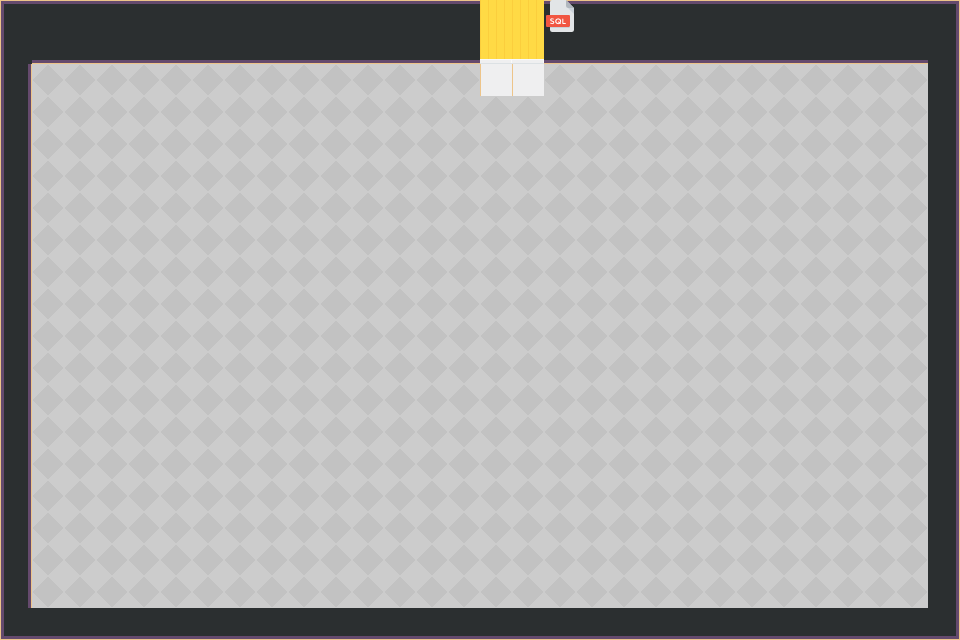

Rendered tile map (Tiled .tmx) drawn with the repository's tilesets; below, a short description and the map source with its tile grids summarised:
An orthogonal 30x20 tile map with 32x32 px tiles, 5 tile layers (start, Tile Layer 2, sol, mur, ...), 8 tilesets.

<map version="1.10" tiledversion="git" orientation="orthogonal" renderorder="right-down" width="30" height="20" tilewidth="32" tileheight="32" infinite="0" nextlayerid="7" nextobjectid="1">
 <tileset firstgid="1" name="WA_Decoration" tilewidth="32" tileheight="32" tilecount="96" columns="12">
  <image source="tilesets/WA_Decoration.png" width="384" height="256" />
 </tileset>
 <tileset firstgid="97" name="WA_Other_Furniture" tilewidth="32" tileheight="32" tilecount="156" columns="12">
  <image source="tilesets/WA_Other_Furniture.png" width="384" height="416" />
 </tileset>
 <tileset firstgid="253" name="WA_Room_Builder" tilewidth="32" tileheight="32" tilecount="1000" columns="25">
  <image source="tilesets/WA_Room_Builder.png" width="800" height="1280" />
 </tileset>
 <tileset firstgid="1253" name="WA_Seats" tilewidth="32" tileheight="32" tilecount="182" columns="13">
  <image source="tilesets/WA_Seats.png" width="416" height="448" />
 </tileset>
 <tileset firstgid="1435" name="WA_Special_Zones" tilewidth="32" tileheight="32" tilecount="12" columns="6">
  <image source="tilesets/WA_Special_Zones.png" width="192" height="64" />
 </tileset>
 <tileset firstgid="1447" name="WA_Tables" tilewidth="32" tileheight="32" tilecount="270" columns="10">
  <image source="tilesets/WA_Tables.png" width="320" height="864" />
 </tileset>
 <tileset firstgid="1717" name="Gray" tilewidth="32" tileheight="32" tilecount="4" columns="2">
  <image source="tilesets/Free/Background/Gray.png" width="64" height="64" />
 </tileset>
 <tileset firstgid="1721" name="sql" tilewidth="32" tileheight="32" tilecount="1" columns="1">
  <image source="tilesets/sql.png" width="32" height="32" />
 </tileset>
 <layer id="6" name="start" width="30" height="20">
  <data>[600 cells, 8 non-empty, 1 distinct tile ids]</data>
 </layer>
 <layer id="2" name="Tile Layer 2" width="30" height="20">
  <data>[600 cells, 0 non-empty, 0 distinct tile ids]</data>
 </layer>
 <layer id="1" name="sol" width="30" height="20">
  <data>[600 cells, 600 non-empty, 1 distinct tile ids]</data>
 </layer>
 <layer id="3" name="mur" width="30" height="20">
  <data>[600 cells, 126 non-empty, 12 distinct tile ids]</data>
 </layer>
 <layer id="5" name="Tile Layer 4" width="30" height="20">
  <data>[600 cells, 1 non-empty, 1 distinct tile ids]</data>
 </layer>
</map>
